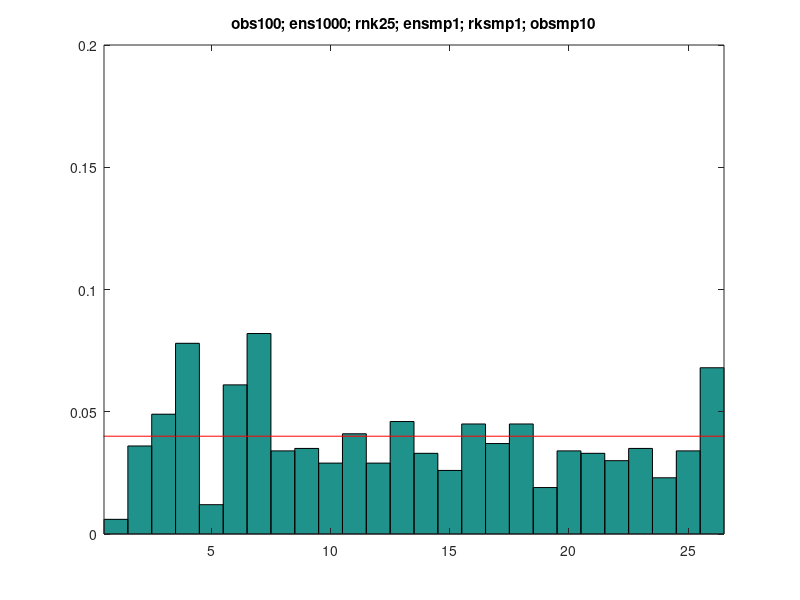

Reproduce this figure in MATLAB.


clear

obsz=100;   obsmp=10;
exsz=1000;  ensmp=1;
rksz=25;    rksmp=1;

obs=normrnd(0,1,obsz,1);
mo=mean(obs); so=std(obs);
% figure; histogram(obs)

ens0=normrnd(0,1,exsz,ensmp);
% ens0=(rand(exsz,ensmp)-0.5)*5;  %flat
% tmp=normrnd(1,0.5,exsz/2,ensmp);tmp2=normrnd(-1,0.5,exsz/2,ensmp); ens0=[tmp; tmp2]; %bimodel

ens=mean(sort(ens0,1),2);
me=mean(ens); se=std(ens);
% figure; histogram(ens)
%
ens2=0;
for i=1:rksmp
tmp=randperm(exsz); member=tmp(1:rksz);
ens2=ens2+sort(ens(member))/rksmp;
end
% figure; histogram(ens2)
%%
rank=zeros(rksz+1,1);

for i=1:obsmp
    if obsmp~=1; tmp=randperm(exsz); member=tmp(1:rksz); ens2=sort(ens(member)); end
for p=1:obsz
  tmp=find(ens2>obs(p),1);
  if isempty(tmp); rank(rksz+1)=rank(rksz+1)+1; else; rank(tmp)=rank(tmp)+1; end
end
end

rank=rank/(obsz*obsmp);
%%
figure; bar(rank,'hist')
hold on; line([0 exsz+2],[1/rksz 1/rksz],'color','r')
set(gca,'ylim',[0 1/rksz*5],'xlim',[0.5 rksz+1.5])
% set(gca,'ylim',[0 1],'xlim',[0.5 rksz+1.5])
tit=['obs',num2str(obsz),'; ens',num2str(exsz),'; rnk',num2str(rksz),...
    '; ensmp',num2str(ensmp),'; rksmp',num2str(rksmp),'; obsmp',num2str(obsmp)];
title(tit)
%%
% rank=zeros(rnksz+1,1);
% for m=1:rnksz+1
%   if m==1
%    rank(m)=length(find(obs<ens2(1)));
%   elseif m==rnksz+1
%    rank(m)=length(find(obs>=ens2(end)));
%   else
%    rank(m)=length(find(obs>=ens2(m-1) & obs<ens2(m)));
%   end
% end
% figure; bar(rank,'hist')
